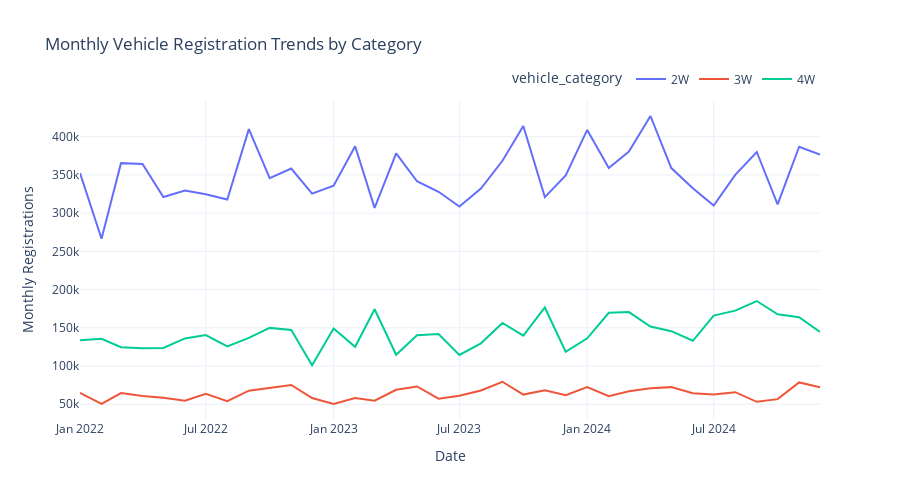

The notebook cell saved with this chart:
### Code cell
monthly_trends = analysis_data.groupby(['year', 'month', 'vehicle_category'])['registrations'].sum().reset_index()
monthly_trends['date'] = pd.to_datetime(monthly_trends[['year', 'month']].assign(day=1))
monthly_trends = monthly_trends.sort_values('date')

print("Monthly Trends Data Prepared:")
print(f"Records: {len(monthly_trends):,}")
print(f"Date range: {monthly_trends['date'].min().strftime('%Y-%m')} to {monthly_trends['date'].max().strftime('%Y-%m')}")

# Display trend data summary
print("\nTrend Summary by Category:")
trend_summary = monthly_trends.groupby('vehicle_category').agg({
    'registrations': ['sum', 'mean', 'min', 'max']
}).round(0)
print(trend_summary)

# Create trend visualization (compatible with notebook)
try:
    import plotly.graph_objects as go
    from plotly.offline import iplot, init_notebook_mode
    
    # Initialize plotly for offline use in notebook
    init_notebook_mode(connected=True)
    
    fig_trends = px.line(
        monthly_trends,
        x='date',
        y='registrations',
        color='vehicle_category',
        title='Monthly Vehicle Registration Trends by Category',
        labels={'registrations': 'Monthly Registrations', 'date': 'Date'},
        template='plotly_white'
    )

    fig_trends.update_layout(
        height=500,
        hovermode='x unified',
        legend=dict(orientation="h", yanchor="bottom", y=1.02, xanchor="right", x=1)
    )

    # Use iplot for notebook display
    iplot(fig_trends)
    
except Exception as e:
    print(f"Plotly visualization error: {e}")
    print("Displaying data table instead:")
    display(monthly_trends.head(10))

### Figure 1 — Plotly figure (JSON) as saved in the notebook; plotly's stock layout.template omitted (floating-point values rounded to 4 significant figures)
{"data": [{"hovertemplate": "vehicle_category=2W<br>Date=%{x}<br>Monthly Registrations=%{y}<extra></extra>", "legendgroup": "2W", "line": {"color": "#636efa", "dash": "solid"}, "marker": {"symbol": "circle"}, "mode": "lines", "name": "2W", "orientation": "v", "showlegend": true, "type": "scatter", "x": ["2022-01-01T00:00:00", "2022-02-01T00:00:00", "2022-03-01T00:00:00", "2022-04-01T00:00:00", "2022-05-01T00:00:00", "2022-06-01T00:00:00", "2022-07-01T00:00:00", "2022-08-01T00:00:00", "2022-09-01T00:00:00", "2022-10-01T00:00:00", "2022-11-01T00:00:00", "2022-12-01T00:00:00", "2023-01-01T00:00:00", "2023-02-01T00:00:00", "2023-03-01T00:00:00", "2023-04-01T00:00:00", "2023-05-01T00:00:00", "2023-06-01T00:00:00", "2023-07-01T00:00:00", "2023-08-01T00:00:00", "2023-09-01T00:00:00", "2023-10-01T00:00:00", "2023-11-01T00:00:00", "2023-12-01T00:00:00", "2024-01-01T00:00:00", "2024-02-01T00:00:00", "2024-03-01T00:00:00", "2024-04-01T00:00:00", "2024-05-01T00:00:00", "2024-06-01T00:00:00", "2024-07-01T00:00:00", "2024-08-01T00:00:00", "2024-09-01T00:00:00", "2024-10-01T00:00:00", "2024-11-01T00:00:00", "2024-12-01T00:00:00"], "xaxis": "x", "y": [352360, 266590, 365400, 364360, 321100, 329560, 324720, 317770, 409850, 345780, 358300, 325600, 336010, 387530, 306920, 378090, 341700, 327990, 308580, 332220, 368510, 414050, 321030, 349440, 408830, 359150, 380650, 427060, 358910, 332480, 310000, 350040, 379980, 311580, 386830, 376640], "yaxis": "y"}, {"hovertemplate": "vehicle_category=3W<br>Date=%{x}<br>Monthly Registrations=%{y}<extra></extra>", "legendgroup": "3W", "line": {"color": "#EF553B", "dash": "solid"}, "marker": {"symbol": "circle"}, "mode": "lines", "name": "3W", "orientation": "v", "showlegend": true, "type": "scatter", "x": ["2022-01-01T00:00:00", "2022-02-01T00:00:00", "2022-03-01T00:00:00", "2022-04-01T00:00:00", "2022-05-01T00:00:00", "2022-06-01T00:00:00", "2022-07-01T00:00:00", "2022-08-01T00:00:00", "2022-09-01T00:00:00", "2022-10-01T00:00:00", "2022-11-01T00:00:00", "2022-12-01T00:00:00", "2023-01-01T00:00:00", "2023-02-01T00:00:00", "2023-03-01T00:00:00", "2023-04-01T00:00:00", "2023-05-01T00:00:00", "2023-06-01T00:00:00", "2023-07-01T00:00:00", "2023-08-01T00:00:00", "2023-09-01T00:00:00", "2023-10-01T00:00:00", "2023-11-01T00:00:00", "2023-12-01T00:00:00", "2024-01-01T00:00:00", "2024-02-01T00:00:00", "2024-03-01T00:00:00", "2024-04-01T00:00:00", "2024-05-01T00:00:00", "2024-06-01T00:00:00", "2024-07-01T00:00:00", "2024-08-01T00:00:00", "2024-09-01T00:00:00", "2024-10-01T00:00:00", "2024-11-01T00:00:00", "2024-12-01T00:00:00"], "xaxis": "x", "y": [64930, 50570, 64670, 60910, 58530, 54590, 63850, 54160, 67800, 71390, 75330, 58240, 50370, 58130, 54790, 69000, 73370, 57260, 61080, 68000, 79470, 62710, 68410, 61990, 72450, 60630, 66920, 70980, 72430, 64460, 62660, 65800, 53220, 56750, 78590, 72190], "yaxis": "y"}, {"hovertemplate": "vehicle_category=4W<br>Date=%{x}<br>Monthly Registrations=%{y}<extra></extra>", "legendgroup": "4W", "line": {"color": "#00cc96", "dash": "solid"}, "marker": {"symbol": "circle"}, "mode": "lines", "name": "4W", "orientation": "v", "showlegend": true, "type": "scatter", "x": ["2022-01-01T00:00:00", "2022-02-01T00:00:00", "2022-03-01T00:00:00", "2022-04-01T00:00:00", "2022-05-01T00:00:00", "2022-06-01T00:00:00", "2022-07-01T00:00:00", "2022-08-01T00:00:00", "2022-09-01T00:00:00", "2022-10-01T00:00:00", "2022-11-01T00:00:00", "2022-12-01T00:00:00", "2023-01-01T00:00:00", "2023-02-01T00:00:00", "2023-03-01T00:00:00", "2023-04-01T00:00:00", "2023-05-01T00:00:00", "2023-06-01T00:00:00", "2023-07-01T00:00:00", "2023-08-01T00:00:00", "2023-09-01T00:00:00", "2023-10-01T00:00:00", "2023-11-01T00:00:00", "2023-12-01T00:00:00", "2024-01-01T00:00:00", "2024-02-01T00:00:00", "2024-03-01T00:00:00", "2024-04-01T00:00:00", "2024-05-01T00:00:00", "2024-06-01T00:00:00", "2024-07-01T00:00:00", "2024-08-01T00:00:00", "2024-09-01T00:00:00", "2024-10-01T00:00:00", "2024-11-01T00:00:00", "2024-12-01T00:00:00"], "xaxis": "x", "y": [133620, 135770, 124740, 123280, 123750, 136130, 140550, 125830, 136930, 149930, 147250, 100920, 149130, 125190, 174250, 114750, 140350, 141810, 114510, 129720, 156380, 139740, 176600, 118720, 136320, 169700, 170540, 151710, 145610, 133070, 165940, 172450, 185060, 167680, 163960, 144580], "yaxis": "y"}], "layout": {"height": 500, "hovermode": "x unified", "legend": {"orientation": "h", "title": {"text": "vehicle_category"}, "tracegroupgap": 0, "x": 1, "xanchor": "right", "y": 1.02, "yanchor": "bottom"}, "title": {"text": "Monthly Vehicle Registration Trends by Category"}, "xaxis": {"anchor": "y", "domain": [0, 1], "title": {"text": "Date"}}, "yaxis": {"anchor": "x", "domain": [0, 1], "title": {"text": "Monthly Registrations"}}}}
